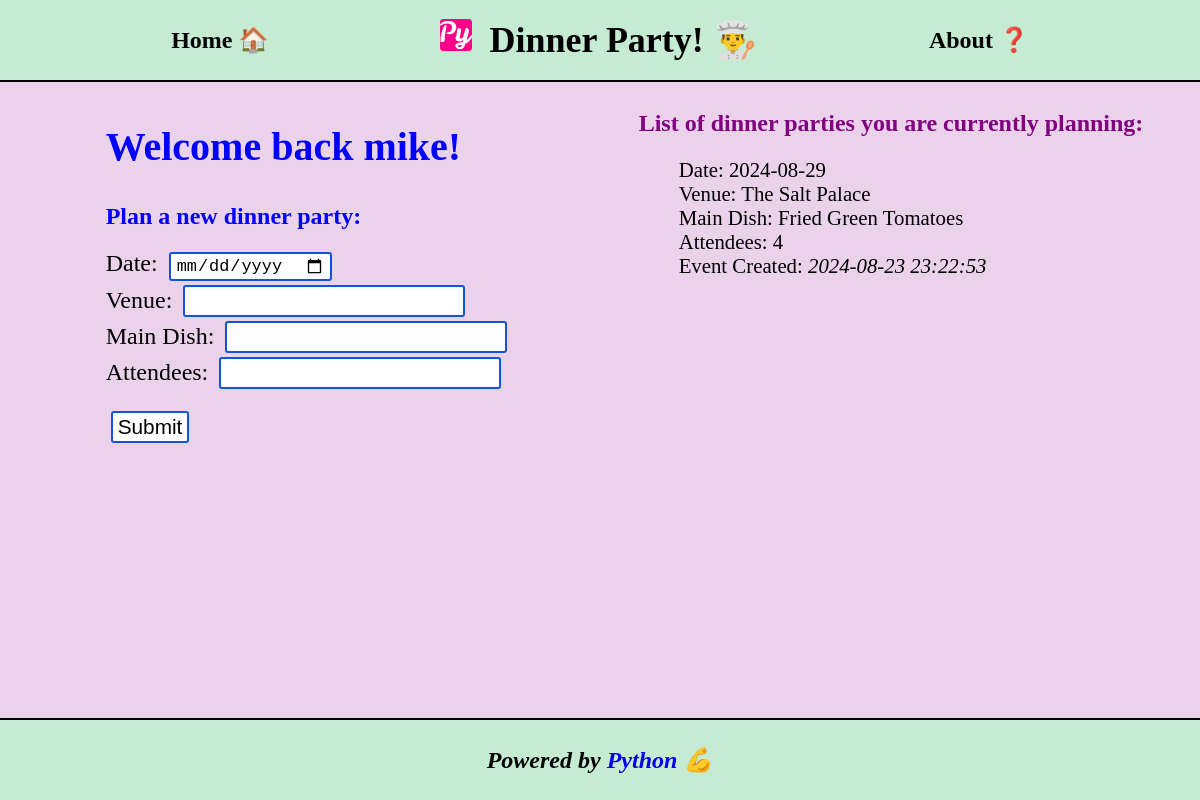
Screenshot of /profile (signed in) with the database file from the repository.
### tables this page shows
CREATE TABLE parties
                (
                id INTEGER PRIMARY KEY,
                username TEXT NOT NULL,
                date TEXT NOT NULL,
                venue TEXT NOT NULL,
                main_dish TEXT NOT NULL,
                attendees INTEGER NOT NULL,
                created TEXT DEFAULT CURRENT_TIMESTAMP
                );

### app.py (the view, shortened to what this page needs)
@app.route("/profile", methods=['GET', 'POST'])
def profile():
    if request.method == 'GET':
        username = session.get('username')
        if username is not None:
            conn = sqlite3.connect("./data/database.db")
            curs = conn.cursor()
            parties = (curs.execute("SELECT * FROM parties WHERE username = ?",(username,),).fetchall())
            conn.commit()
            conn.close()
            return render_template("profile.html", username=username, parties=parties)
        else:
            return redirect("/", code=302)

### templates/profile.html (shortened to what this page needs)
{% extends "base.html" %}
{% block content %}
<section class="grid-container">
    <div>
        <h1 class="headline-h1">Welcome back {{ username }}!</h1>
        <h1>Plan a new dinner party:</h1>
        <form action="/profile" method="post">
            <label for="date">Date: </label>
            <input type="date" name="date">
            <br>
            <label for="venue">Venue: </label>
            <input type="text" name="venue">
            <br>
            <label for="main_dish">Main Dish: </label>
            <input type="text" name="main_dish">
            <br>
            <label for="attendees">Attendees: </label>
            <input type="number" name="attendees">
            <br><br>
            <input type="submit" value="Submit">
        </form>
    </div>
    <div>
        <h2>List of dinner parties you are currently planning:</h2>
        <ul>
            {% for party in parties %}
            <li>Date: {{ party[2] }}</li>
            <li>Venue: {{ party[3] }}</li>
            <li>Main Dish: {{ party[4] }}</li>
            <li>Attendees: {{ party[5] }}</li>
            <li>Event Created: <i>{{ party[6] }}</i></li>
            {% endfor %}
        </ul>
    </div>
</section>
{% endblock %}

### static/css/style.css (style rules this page uses)
body { background-color: rgb(235, 210, 235); font-family: cursive; }
h1 { color: blue; }
h2 { color: purple; }
ul { font-size: 1.3em; list-style-type: none; }
form label { font-size: 1.5em; font-weight: 500; color: black; }
form input { width: auto; font-size: 1.3em; font-weight: 500; margin: 2px 5px; padding: 2px 5px; color: black; background: #FFFFFF; border: 2px solid #0f54dd; border-radius: 3px; }
.headline-h1 { font-size: 2.5em; font-weight: 600; }
.grid-container { display: grid; grid-template-columns: repeat(2, 1fr); justify-content: center; justify-items: center; align-items: flex-start; }

### rows the page displays
parties: username "mike", date "2024-08-29", venue "The Salt Palace", main_dish "Fried Green Tomatoes", attendees "4", created "2024-08-23 23:22:53"
